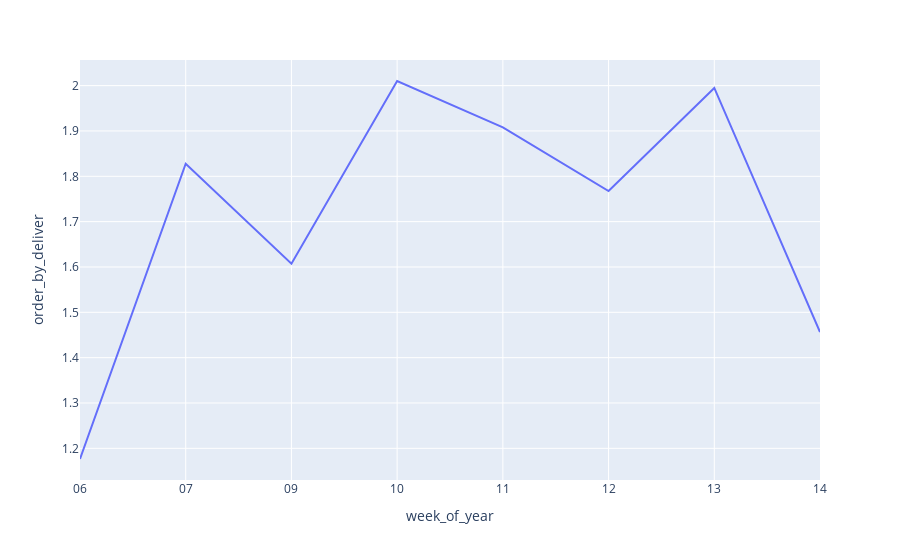

Source (notebook cell):
### Markdown cell above
###5. A quantidade de pedidos por entregador por semana.

### Code cell
cols1 = ['Delivery_person_ID', 'week_of_year']
cols2 = ['ID', 'week_of_year']

#Qtd entregadores na semana
df_aux1 = df[cols1].groupby('week_of_year').nunique().reset_index()

#Pedidos na Semana
df_aux2 = df[cols2].groupby('week_of_year').count().reset_index()

#Junção de Dataframes
df_aux = pd.merge(df_aux1, df_aux2, how='inner')
df_aux['order_by_deliver'] = df_aux['ID'] / df_aux['Delivery_person_ID']

#Apresentar gráfico de linhas
px.line(df_aux, x='week_of_year', y='order_by_deliver')

### Figure 1 — Plotly figure (JSON) as saved in the notebook; plotly's stock layout.template omitted (floating-point values rounded to 4 significant figures)
{"data": [{"hovertemplate": "week_of_year=%{x}<br>order_by_deliver=%{y}<extra></extra>", "legendgroup": "", "line": {"color": "#636efa", "dash": "solid"}, "marker": {"symbol": "circle"}, "mode": "lines", "name": "", "orientation": "v", "showlegend": false, "type": "scatter", "x": ["06", "07", "09", "10", "11", "12", "13", "14"], "xaxis": "x", "y": [1.176, 1.828, 1.607, 2.01, 1.908, 1.768, 1.995, 1.456], "yaxis": "y"}], "layout": {"autosize": true, "legend": {"tracegroupgap": 0}, "margin": {"t": 60}, "xaxis": {"anchor": "y", "autorange": true, "domain": [0, 1], "range": [0, 7], "title": {"text": "week_of_year"}, "type": "category"}, "yaxis": {"anchor": "x", "autorange": true, "domain": [0, 1], "range": [1.13, 2.057], "title": {"text": "order_by_deliver"}, "type": "linear"}}}
